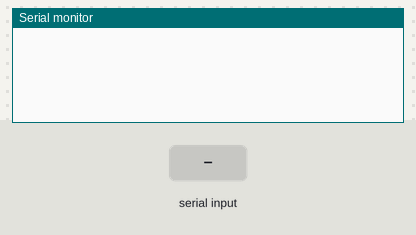
Bench run of a sketch on a simulated Arduino Uno, built with avr-gcc and run on an emulated ATmega328P. On the bench: the last lines printed to the serial monitor. Inputs (shaded band) come from the test bench.

Above: at 1.2 s.
1.3 s: "HANDSHAKE_REQUEST\n" received over Serial
At 2.5 s:
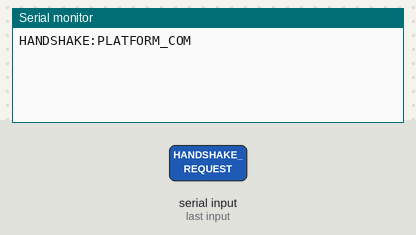
2.8 s: "PING\n" received over Serial
At 3.2 s:
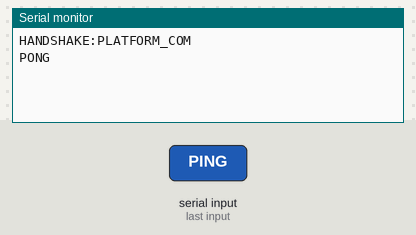

The sketch:

Arduino_HandShake.ino
```cpp
void setup() {
  Serial.begin(9600);
}

void loop() {
  if (Serial.available()) {
    String command = Serial.readStringUntil('\n');
    if (command == "HANDSHAKE_REQUEST") {
      Serial.println("HANDSHAKE:PLATFORM_COM");
    } else if (command == "PING") {
      Serial.println("PONG");
    }
  }
}
```

Measured:
- after the input at 1.3 s, the serial monitor: prints a new line at once (image 1)
- after the input at 2.8 s, the serial monitor: prints a new line at once (image 2)
